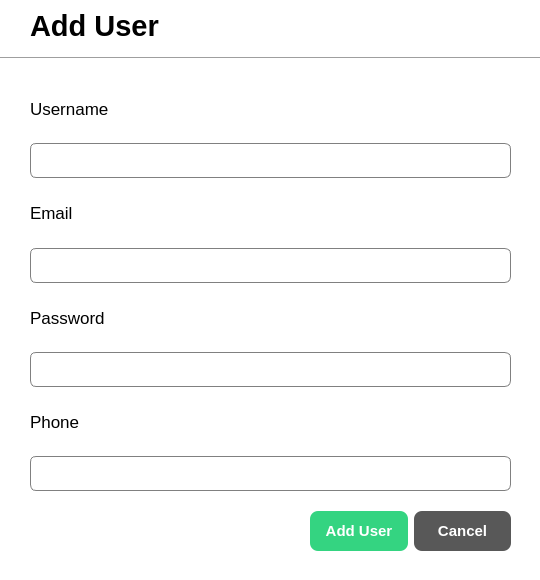
<?xml version="1.0" encoding="UTF-8"?>
<ui version="4.0">
 <class>TestDialog</class>
 <widget class="QDialog" name="TestDialog">
  <property name="geometry">
   <rect>
    <x>0</x>
    <y>0</y>
    <width>540</width>
    <height>580</height>
   </rect>
  </property>
  <property name="windowTitle">
   <string>Dialog</string>
  </property>
  <property name="styleSheet">
   <string notr="true">QDialog{
	background-color: white;
}

QLineEdit{
	border: 1px solid gray;
	border-radius: 6px;
	padding-left: 15px;
height: 35px;
}

</string>
  </property>
  <widget class="Line" name="line">
   <property name="geometry">
    <rect>
     <x>0</x>
     <y>50</y>
     <width>541</width>
     <height>16</height>
    </rect>
   </property>
   <property name="orientation">
    <enum>Qt::Orientation::Horizontal</enum>
   </property>
  </widget>
  <widget class="QLabel" name="label">
   <property name="geometry">
    <rect>
     <x>30</x>
     <y>10</y>
     <width>151</width>
     <height>31</height>
    </rect>
   </property>
   <property name="font">
    <font>
     <pointsize>22</pointsize>
     <bold>true</bold>
    </font>
   </property>
   <property name="text">
    <string>Add User</string>
   </property>
  </widget>
  <widget class="QWidget" name="layoutWidget">
   <property name="geometry">
    <rect>
     <x>30</x>
     <y>80</y>
     <width>481</width>
     <height>411</height>
    </rect>
   </property>
   <layout class="QVBoxLayout" name="verticalLayout_5">
    <item>
     <layout class="QVBoxLayout" name="verticalLayout">
      <item>
       <widget class="QLabel" name="label_2">
        <property name="font">
         <font>
          <pointsize>13</pointsize>
         </font>
        </property>
        <property name="text">
         <string>Username</string>
        </property>
       </widget>
      </item>
      <item>
       <widget class="QLineEdit" name="lineEdit_username">
        <property name="minimumSize">
         <size>
          <width>0</width>
          <height>35</height>
         </size>
        </property>
        <property name="maximumSize">
         <size>
          <width>16777215</width>
          <height>35</height>
         </size>
        </property>
       </widget>
      </item>
     </layout>
    </item>
    <item>
     <layout class="QVBoxLayout" name="verticalLayout_2">
      <item>
       <widget class="QLabel" name="label_3">
        <property name="font">
         <font>
          <pointsize>13</pointsize>
         </font>
        </property>
        <property name="text">
         <string>Email</string>
        </property>
       </widget>
      </item>
      <item>
       <widget class="QLineEdit" name="lineEdit_email">
        <property name="minimumSize">
         <size>
          <width>0</width>
          <height>35</height>
         </size>
        </property>
        <property name="maximumSize">
         <size>
          <width>16777215</width>
          <height>35</height>
         </size>
        </property>
       </widget>
      </item>
     </layout>
    </item>
    <item>
     <layout class="QVBoxLayout" name="verticalLayout_3">
      <item>
       <widget class="QLabel" name="label_4">
        <property name="font">
         <font>
          <pointsize>13</pointsize>
         </font>
        </property>
        <property name="text">
         <string>Password</string>
        </property>
       </widget>
      </item>
      <item>
       <widget class="QLineEdit" name="lineEdit_password">
        <property name="minimumSize">
         <size>
          <width>0</width>
          <height>35</height>
         </size>
        </property>
        <property name="maximumSize">
         <size>
          <width>16777215</width>
          <height>35</height>
         </size>
        </property>
       </widget>
      </item>
     </layout>
    </item>
    <item>
     <layout class="QVBoxLayout" name="verticalLayout_4">
      <item>
       <widget class="QLabel" name="label_5">
        <property name="font">
         <font>
          <pointsize>13</pointsize>
         </font>
        </property>
        <property name="text">
         <string>Phone</string>
        </property>
       </widget>
      </item>
      <item>
       <widget class="QLineEdit" name="lineEdit_phone">
        <property name="minimumSize">
         <size>
          <width>0</width>
          <height>35</height>
         </size>
        </property>
        <property name="maximumSize">
         <size>
          <width>16777215</width>
          <height>35</height>
         </size>
        </property>
       </widget>
      </item>
     </layout>
    </item>
   </layout>
  </widget>
  <widget class="QWidget" name="layoutWidget">
   <property name="geometry">
    <rect>
     <x>310</x>
     <y>510</y>
     <width>201</width>
     <height>42</height>
    </rect>
   </property>
   <layout class="QHBoxLayout" name="horizontalLayout">
    <item>
     <widget class="QPushButton" name="btn_addUser">
      <property name="minimumSize">
       <size>
        <width>0</width>
        <height>40</height>
       </size>
      </property>
      <property name="styleSheet">
       <string notr="true">QPushButton{
	background-color: #34D481;
	color: white;
	border: none;
	border-radius: 8px;
	font-weight: bold;
	font-size: 15px
}</string>
      </property>
      <property name="text">
       <string>Add User</string>
      </property>
     </widget>
    </item>
    <item>
     <widget class="QPushButton" name="btn_cancel">
      <property name="minimumSize">
       <size>
        <width>0</width>
        <height>40</height>
       </size>
      </property>
      <property name="styleSheet">
       <string notr="true">QPushButton{
	background-color: #585858;
	color: white;
	border: none;
	border-radius: 8px;
	font-weight: bold;
	font-size: 15px
}</string>
      </property>
      <property name="text">
       <string>Cancel</string>
      </property>
     </widget>
    </item>
   </layout>
  </widget>
 </widget>
 <resources/>
 <connections/>
</ui>
